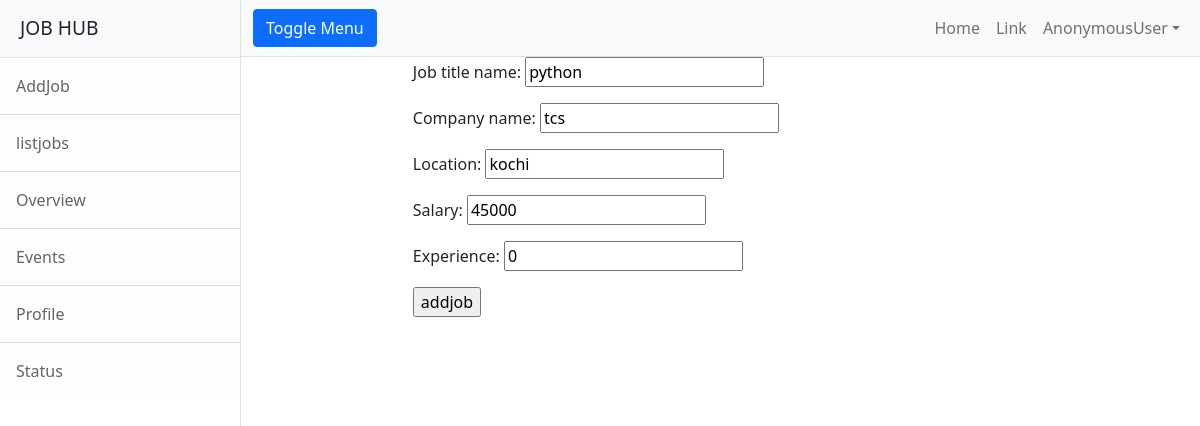
/employer/jobs/change/4, run on the app's committed database.
### employer/models.py (models this page shows)
class Jobs(models.Model):
    job_title_name=models.CharField(max_length=150)
    company_name=models.CharField(max_length=150)
    location=models.CharField(max_length=120)
    salary=models.PositiveIntegerField(null=True)
    experience=models.PositiveIntegerField(default=0)

### employer/views.py (the view, shortened to what this page needs)
# urls.py: path("jobs/change/<int:id>",views.Jobeditview.as_view(),name="emp-editjob"),
class Jobeditview(View):
    def get(self,request,id):
        qs=Jobs.objects.get(id=id)
        form=JobForm(instance=qs)
        return render(request,"emp-editjob.html",{"form":form})

### employer/forms.py
class JobForm(forms.ModelForm):
    class Meta:
        model=Jobs
        fields="__all__"

### employer/templates/emp-editjob.html (shortened to what this page needs)
{%extends 'base.html'%}
{%block body_block%}
<div class="row">
    <div class="col-2"></div>
    <div class="col-8">
        <form action="" method="post">
            {{form.as_p}}
            <input type="submit" value="addjob">
        </form>
    </div>
    <div class="col-2"></div>
</div>
{%endblock%}

### data on the page
Jobs: job_title_name "python", company_name "tcs", location "kochi", salary "45000", experience "0"

### other printed values
{{ request.user }} "AnonymousUser"
